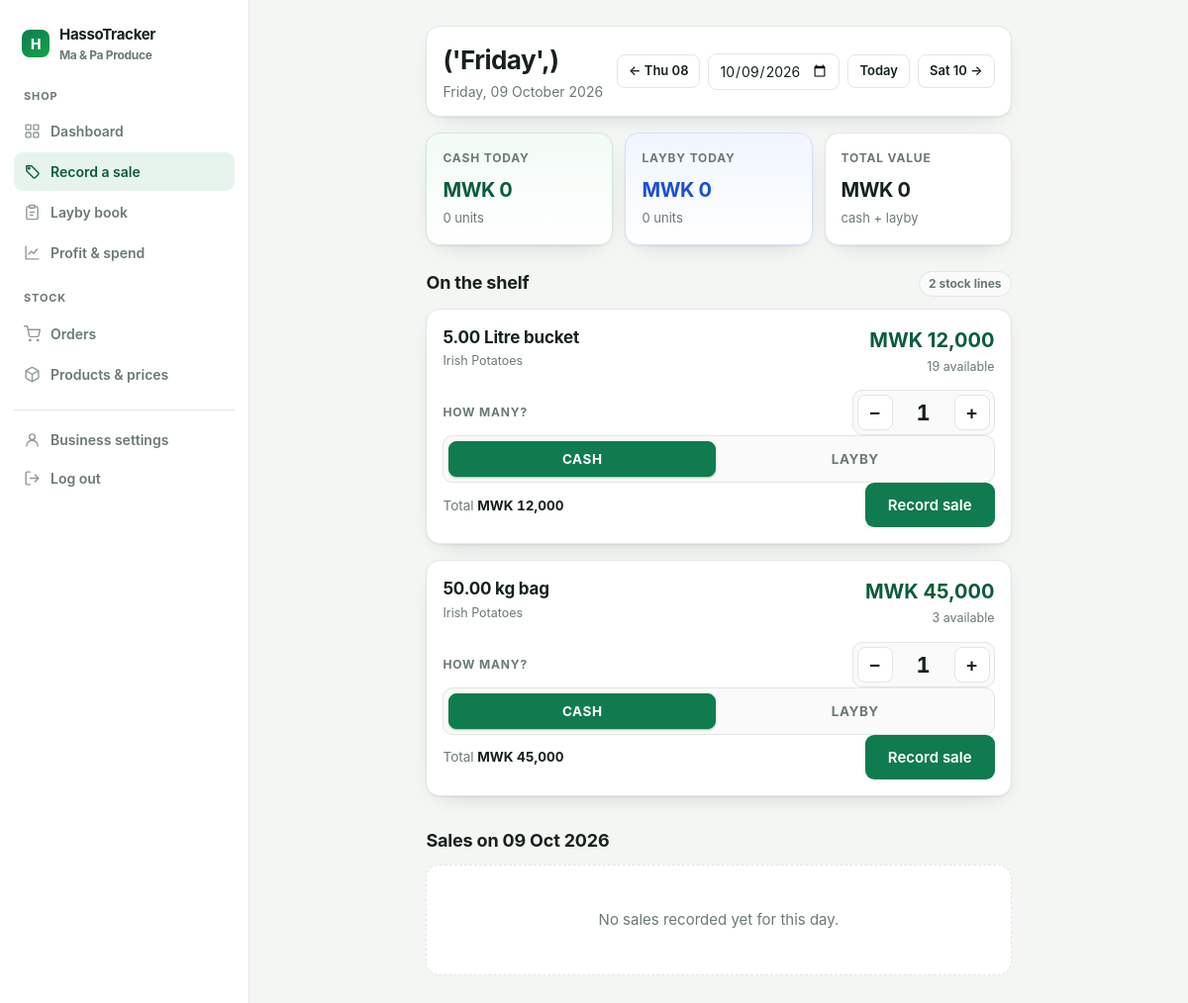
/sell/?date=2026-10-09 (signed in), run on the app's committed database.
### accounts/models.py (models this page shows, shortened)
class Profile(models.Model):
    user = models.OneToOneField(
        settings.AUTH_USER_MODEL,
        on_delete=models.CASCADE,
        related_name='profile',
    )
    business_name = models.CharField(max_length=150, blank=True)
    phone = models.CharField(max_length=30, blank=True)
    currency = models.CharField(max_length=8, default='MWK')
    onboarded = models.BooleanField(default=False)
    created_at = models.DateTimeField(auto_now_add=True)
    class Meta:
        ordering = ['user__username']
    @property
    def display_name(self):
        return self.business_name or self.user.get_username()

### tracker/models.py (models this page shows, shortened)
class BatchYield(models.Model):
    batch = models.ForeignKey(
        Batch, on_delete=models.CASCADE, related_name='yields'
    )
    selling_unit = models.ForeignKey(
        SellingUnit, on_delete=models.PROTECT, related_name='yields'
    )
    quantity_produced = models.PositiveIntegerField(
        help_text='Buckets / bags you counted from this batch.'
    )
    created_at = models.DateTimeField(auto_now_add=True)
    class Meta:
        ordering = ['selling_unit__size', 'selling_unit__created_at']
    @property
    def price(self):
        return self.selling_unit.current_price
    @property
    def sold_quantity(self):
        return self.sales.aggregate(total=Sum('quantity'))['total'] or 0
    @property
    def available_quantity(self):
        return max(self.quantity_produced - self.sold_quantity, 0)

class SellingUnit(models.Model):
    class Measure(models.TextChoices):
        LITRE = 'litre', 'Litres'
        KG = 'kg', 'Kilograms'
        OTHER = 'other', 'Other'
    product = models.ForeignKey(
        Product, on_delete=models.CASCADE, related_name='units'
    )
    measure = models.CharField(
        max_length=10, choices=Measure.choices, default=Measure.LITRE
    )
    size = models.DecimalField(
        max_digits=8,
        decimal_places=2,
        null=True,
        blank=True,
        help_text='Size in litres or kilograms.',
    )
    label = models.CharField(
        max_length=60,
        blank=True,
        help_text='Used when the unit is a custom one.',
    )
    current_price = models.DecimalField(
        max_digits=12,
        decimal_places=2,
        default=ZERO,
        validators=[MinValueValidator(ZERO)],
        help_text='The price you sell this unit at today.',
    )
    created_at = models.DateTimeField(auto_now_add=True)
    class Meta:
        ordering = ['measure', 'size', 'created_at']
    @property
    def display_label(self):
        if self.label:
            return self.label
        if self.size is None:
            return 'Unit'
        if self.measure == self.Measure.KG:
            return f'{self.size:g} kg bag'
        if self.measure == self.Measure.LITRE:
            return f'{self.size:g} Litre bucket'
        return f'{self.size:g} unit'

class Batch(models.Model):
    order = models.ForeignKey(
        Order, on_delete=models.CASCADE, related_name='batches'
    )
    owner = models.ForeignKey(
        settings.AUTH_USER_MODEL,
        on_delete=models.CASCADE,
        related_name='batches',
    )
    received_date = models.DateField(default=timezone.localdate)
    notes = models.TextField(blank=True)
    created_at = models.DateTimeField(auto_now_add=True)
    class Meta:
        ordering = ['-received_date', '-created_at']

class Order(models.Model):
    owner = models.ForeignKey(
        settings.AUTH_USER_MODEL,
        on_delete=models.CASCADE,
        related_name='orders',
    )
    product = models.ForeignKey(
        Product, on_delete=models.PROTECT, related_name='orders'
    )
    order_date = models.DateField(default=timezone.localdate)
    quantity_kg = models.DecimalField(
        max_digits=12,
        decimal_places=2,
        validators=[MinValueValidator(Decimal('0.01'))],
        verbose_name='KGs ordered',
        help_text='Total kilograms ordered. 50kg is a standard bag.',
    )
    order_price = models.DecimalField(
        max_digits=12,
        decimal_places=2,
        validators=[MinValueValidator(ZERO)],
        verbose_name='Price for total order',
        help_text='What the whole order of goods cost.',
    )
    opening_balance = models.DecimalField(
        max_digits=12,
        decimal_places=2,
        default=ZERO,
        verbose_name='Money before order',
        help_text='Cash you had before buying.',
    )
    transport_to_market = models.DecimalField(
        max_digits=12,
        decimal_places=2,
        default=ZERO,
        validators=[MinValueValidator(ZERO)],
        verbose_name='Transport to the market',
        help_text='Money to go to the market.',
    )
    transport_from_market = models.DecimalField(
        max_digits=12,
        decimal_places=2,
        default=ZERO,
        validators=[MinValueValidator(ZERO)],
        verbose_name='Transport coming back',
        help_text='Money to come back.',
    )
    food_amount = models.DecimalField(
        max_digits=12,
        decimal_places=2,
        default=ZERO,
        validators=[MinValueValidator(ZERO)],
        verbose_name='Food on the way',
    )
    other_amount = models.DecimalField(
        max_digits=12,
        decimal_places=2,
        default=ZERO,
        validators=[MinValueValidator(ZERO)],
        verbose_name='Other costs',
    )
    other_description = models.CharField(
        max_length=150, blank=True, verbose_name='Other description'
    )
    notes = models.TextField(blank=True)
    created_at = models.DateTimeField(auto_now_add=True)
    class Meta:
        ordering = ['-order_date', '-created_at']

class Product(models.Model):
    owner = models.ForeignKey(
        settings.AUTH_USER_MODEL,
        on_delete=models.CASCADE,
        related_name='products',
    )
    name = models.CharField(max_length=150)
    created_at = models.DateTimeField(auto_now_add=True)
    class Meta:
        ordering = ['name']
        constraints = [
            models.UniqueConstraint(
                fields=['owner', 'name'], name='unique_product_per_owner'
            )
        ]

### tracker/views.py (the view)
# urls.py: path('sell/', views.sell, name='sell'),
@onboarded_required
def sell(request):
    user = request.user
    selected = _parse_day(request.GET.get('date'))
    day = services.day_totals(user, selected)
    yields = (
        BatchYield.objects.filter(batch__owner=user)
        .select_related(
            'selling_unit',
            'batch',
            'batch__order',
            'batch__order__product',
        )
        .order_by('batch__order__product__name', 'selling_unit__size')
    )
    prev_day = selected.fromordinal(selected.toordinal() - 1)
    next_day = selected.fromordinal(selected.toordinal() + 1)
    today = timezone.localdate()
    context = {
        'yields': yields,
        'day': day,
        'selected': selected,
        'prev_day': prev_day,
        'next_day': next_day,
        'today': today,
        'day_title': (
            'Today'
            if selected == today
            else ('Tomorrow' if selected > today else '')
            or selected.strftime('%A'),
        ),
        'is_past': selected < today,
        'has_batches': Batch.objects.filter(owner=user).exists(),
        'has_yields': yields.exists(),
        'selected_date_iso': selected.isoformat(),
    }
    return render(request, 'tracker/sell.html', context)

### templates/tracker/sell.html (shortened to what this page needs)
{% extends 'app_base.html' %}{% load money %}{% load static %}
{% block content %}
<div class="day-bar">
  <div>
    <div class="day-title">{{ day_title }}</div>
    <div class="day-date">{{ selected|date:"l, d F Y" }}</div>
  </div>
  <div class="day-nav">
    <a class="btn btn-ghost btn-sm" href="?date={{ prev_day|date:'Y-m-d' }}">&larr; {{ prev_day|date:"D d" }}</a>
    <input type="date" class="day-picker" value="{{ selected_date_iso }}"{% if is_past %} data-onchange-target="true"{% endif %} max="{{ today|date:'Y-m-d' }}" aria-label="Pick a day">
    {% if is_past %}<a class="btn btn-ghost btn-sm" href="?date={{ today|date:'Y-m-d' }}">Today</a>{% endif %}
    <a class="btn btn-ghost btn-sm" href="?date={{ next_day|date:'Y-m-d' }}">{{ next_day|date:"D d" }} &rarr;</a>
  </div>
</div>
<div class="totals-strip mt-2">
  <div class="stat good"><div class="label">Cash today</div><div class="value sm">{{ day.cash_amount|money }}</div><div class="hint">{{ day.cash_buckets }} unit{{ day.cash_buckets|pluralize }}</div></div>
  <div class="stat blue"><div class="label">Layby today</div><div class="value sm">{{ day.layby_amount|money }}</div><div class="hint">{{ day.layby_buckets }} unit{{ day.layby_buckets|pluralize }}</div></div>
  <div class="stat"><div class="label">Total value</div><div class="value sm">{{ day.cash_amount|add:day.layby_amount|money }}</div><div class="hint">cash + layby</div></div>
</div>
{% if has_yields %}
  <div class="section">
    <div class="section-head">
      <h2>On the shelf</h2>
      <span class="badge">{{ yields|length }} stock line{{ yields|length|pluralize }}</span>
    </div>
    <div class="sale-grid">
      {% for item in yields %}
        <div class="sale-card{% if item.available_quantity == 0 %} sold-out{% endif %}">
          <div class="sale-card-top">
            <div>
              <div class="size">{{ item.selling_unit.display_label }}</div>
              <div class="product">{{ item.batch.order.product.name }}</div>
            </div>
            <div>
              <div class="price">{{ item.price|money }}</div>
              <div class="stock-line">
                {% if item.available_quantity == 0 %}
                  Sold out
                {% else %}
                  {{ item.available_quantity }} available
                {% endif %}
              </div>
            </div>
          </div>
          <form class="sale-form" method="post" action="{% url 'sale_record' %}"
                data-context="{{ item.pk }}"
                data-max="{{ item.available_quantity }}"
                data-price="{{ item.price }}">
            <div class="qty-row">
              <span class="qty-label">How many?</span>
              <div class="qty-control">
                <button type="button" class="qty-btn" data-qty="minus" aria-label="Fewer">&minus;</button>
                <div class="qty-value" id="qty_display_{{ item.pk }}">1</div>
                <button type="button" class="qty-btn" data-qty="plus" aria-label="More">+</button>
              </div>
            </div>
            <div class="pay-toggle">
              <button type="button" class="pay-option active" data-payment="cash">CASH</button>
              <button type="button" class="pay-option" data-payment="layby">LAYBY</button>
            </div>
            <div class="qty-row">
              <span class="line-total">Total&nbsp;<strong id="line_total_{{ item.pk }}">{{ item.price|money }}</strong></span>
              <button class="btn btn-lg" type="submit" data-role="record" {% if item.available_quantity == 0 %}disabled{% endif %}>Record sale</button>
            </div>
          </form>
        </div>
      {% endfor %}
    </div>
  </div>
{% elif has_batches %}
  <div class="empty mt-3">
    <h3>All stock sold out</h3>
    <p>There are no units left on the shelf.</p>
  </div>
{% else %}
  <div class="empty mt-3">
    <h3>Nothing to sell yet</h3>
    <p>Buy an order, then receive and count the stock so it appears here.</p>
    <a class="btn" href="{% url 'order_create' %}">Create an order</a>
  </div>
{% endif %}
<div class="section mt-4">
  <div class="section-head"><h2>Sales on {{ selected|date:"d M Y" }}</h2>
  </div>
  {% if day.sales %}
    <div class="card card-pad">
      <ul class="list">
        {% for sale in day.sales %}
          <li>
            <div style="display:flex;gap:8px;align-items:baseline;flex-wrap:wrap">
              <strong>{{ sale.quantity }} x {{ sale.unit_label }}</strong>
              <span class="row-sub">{{ sale.yield_item.batch.order.product.name }}{% if sale.customer_name %} &middot; {{ sale.customer_name }}{% endif %}</span>
            </div>
            <div class="right">
              <span class="badge {% if sale.is_layby %}blue{% else %}green{% endif %}">{{ sale.payment_method|upper }}</span>
              <span class="bold tabular">{{ sale.amount|money }}</span>
              {% if not sale.is_settled %}
                <form method="post" action="{% url 'sale_delete' sale.pk %}" class="mx-0">
                  {% csrf_token %}
                  <button type="button" class="btn btn-danger btn-sm" data-role="delete" data-message="Remove this sale?">Remove</button>
                </form>
              {% endif %}
            </div>
          </li>
        {% endfor %}
      </ul>
    </div>
  {% else %}
    <div class="empty"><p style="margin:0">No sales recorded yet for this day.</p></div>
  {% endif %}
</div>
{% endblock %}

### templates/app_base.html (shortened to what this page needs)
{% load static %}<!DOCTYPE html>
<html lang="en">
<head>
  <link rel="stylesheet" href="{% static 'css/app.css' %}">
</head>
<body>
  <aside class="sidebar" id="sidebar">
    <div class="sidebar-inner">
      <a class="brand" href="{% url 'dashboard' %}">
        <span class="brand-mark">H</span>
        <div>
          <div class="brand-name">HassoTracker</div>
          <div class="brand-sub">{{ site_profile.display_name|default:user.username }}</div>
        </div>
      </a>
      <nav class="sidebar-nav">
        <span class="nav-group">Shop</span>
        <a class="nav-link {% if nav_section == '' %}active{% endif %}" href="{% url 'dashboard' %}">
          Dashboard
        </a>
        <a class="nav-link {% if nav_section == 'sell' %}active{% endif %}" href="{% url 'sell' %}">
          <svg viewBox="0 0 24 24" fill="none" stroke="currentColor" stroke-width="2" stroke-linecap="round" stroke-linejoin="round"><path d="M20.59 13.41 11 3.83H4v7l9.59 9.59a2 2 0 0 0 2.82 0l4.18-4.18a2 2 0 0 0 0-2.83Z"/><circle cx="7.5" cy="7.5" r="1" fill="currentColor"/></svg>
          Record a sale
        </a>
        <a class="nav-link {% if nav_section == 'layby' %}active{% endif %}" href="{% url 'layby' %}">
          <svg viewBox="0 0 24 24" fill="none" stroke="currentColor" stroke-width="2" stroke-linecap="round" stroke-linejoin="round"><path d="M16 4h2a2 2 0 0 1 2 2v14a2 2 0 0 1-2 2H6a2 2 0 0 1-2-2V6a2 2 0 0 1 2-2h2"/><rect x="8" y="2" width="8" height="4" rx="1"/><path d="M9 12h6M9 16h4"/></svg>
          Layby book
        </a>
        <a class="nav-link {% if nav_section == 'summary' %}active{% endif %}" href="{% url 'summary' %}">
          <svg viewBox="0 0 24 24" fill="none" stroke="currentColor" stroke-width="2" stroke-linecap="round" stroke-linejoin="round"><path d="M3 3v18h18"/><path d="m7 14 4-4 3 3 5-6"/></svg>
          Profit &amp; spend
        </a>
        <span class="nav-group">Stock</span>
        <a class="nav-link {% if nav_section == 'orders' %}active{% endif %}" href="{% url 'order_list' %}">
          <svg viewBox="0 0 24 24" fill="none" stroke="currentColor" stroke-width="2" stroke-linecap="round" stroke-linejoin="round"><circle cx="9" cy="21" r="1"/><circle cx="20" cy="21" r="1"/><path d="M1 1h4l2.68 13.39a2 2 0 0 0 2 1.61h9.72a2 2 0 0 0 2-1.61L23 6H6"/></svg>
          Orders
        </a>
        <a class="nav-link {% if nav_section == 'products' %}active{% endif %}" href="{% url 'products' %}">
          <svg viewBox="0 0 24 24" fill="none" stroke="currentColor" stroke-width="2" stroke-linecap="round" stroke-linejoin="round"><path d="M21 8a2 2 0 0 0-1-1.73l-7-4a2 2 0 0 0-2 0l-7 4A2 2 0 0 0 3 8v8a2 2 0 0 0 1 1.73l7 4a2 2 0 0 0 2 0l7-4A2 2 0 0 0 21 16Z"/><path d="M3.3 7 12 12l8.7-5M12 22V12"/></svg>
          Products &amp; prices
        </a>
      </nav>
      <div class="sidebar-foot">
        <a class="nav-link" href="{% url 'profile' %}">
          <svg viewBox="0 0 24 24" fill="none" stroke="currentColor" stroke-width="2" stroke-linecap="round" stroke-linejoin="round"><circle cx="12" cy="8" r="4"/><path d="M4 21a8 8 0 0 1 16 0"/></svg>
          Business settings
        </a>
        <form method="post" action="{% url 'logout' %}" class="mx-0">{% csrf_token %}
          <button class="nav-link link-btn" type="submit">
            <svg viewBox="0 0 24 24" fill="none" stroke="currentColor" stroke-width="2" stroke-linecap="round" stroke-linejoin="round"><path d="M9 21H5a2 2 0 0 1-2-2V5a2 2 0 0 1 2-2h4"/><path d="m16 17 5-5-5-5M21 12H9"/></svg>
            Log out
          </button>
        </form>
      </div>
    </div>
  </aside>
  <div class="app-main">
    <main class="page">
      {% block content %}{% endblock %}
    </main>
  </div>
</body>
</html>

### data on the page
Profile: display_name "Ma & Pa Produce"
BatchYield: selling_unit.display_label "5.00 Litre bucket", batch.order.product.name "Irish Potatoes", price "MWK 12,000", available_quantity "19"
BatchYield: selling_unit.display_label "50.00 kg bag", batch.order.product.name "Irish Potatoes", price "MWK 45,000", available_quantity "3"

### other printed values
{{ day_title }} "('Friday',)"
{{ selected|date:"l, d F Y" }} "Friday, 09 October 2026"
{{ prev_day|date:"D d" }} "Thu 08"
{{ next_day|date:"D d" }} "Sat 10"
{{ day.cash_amount|money }} "MWK 0"
{{ day.cash_buckets }} "0"
{{ day.layby_amount|money }} "MWK 0"
{{ day.layby_buckets }} "0"
{{ day.cash_amount|add:day.layby_amount|money }} "MWK 0"
{{ yields|length }} "2"
{{ selected|date:"d M Y" }} "09 Oct 2026"
